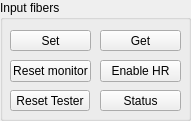
       <widget class="QGroupBox" name="groupBox_9">
        <property name="geometry">
         <rect>
          <x>850</x>
          <y>270</y>
          <width>191</width>
          <height>121</height>
         </rect>
        </property>
        <property name="title">
         <string>Input fibers</string>
        </property>
        <widget class="QPushButton" name="en_input_fibers">
         <property name="geometry">
          <rect>
           <x>10</x>
           <y>30</y>
           <width>81</width>
           <height>21</height>
          </rect>
         </property>
         <property name="text">
          <string>Set</string>
         </property>
        </widget>
        <widget class="QPushButton" name="dis_input_fibers">
         <property name="geometry">
          <rect>
           <x>100</x>
           <y>30</y>
           <width>81</width>
           <height>21</height>
          </rect>
         </property>
         <property name="text">
          <string>Get</string>
         </property>
        </widget>
        <widget class="QPushButton" name="in_fiber_status_pb">
         <property name="geometry">
          <rect>
           <x>100</x>
           <y>90</y>
           <width>81</width>
           <height>21</height>
          </rect>
         </property>
         <property name="text">
          <string>Status</string>
         </property>
        </widget>
        <widget class="QPushButton" name="rx_reset_monitor_pb">
         <property name="geometry">
          <rect>
           <x>10</x>
           <y>60</y>
           <width>81</width>
           <height>22</height>
          </rect>
         </property>
         <property name="text">
          <string>Reset monitor</string>
         </property>
        </widget>
        <widget class="QPushButton" name="mpc_links_enable_hr_pb">
         <property name="geometry">
          <rect>
           <x>100</x>
           <y>60</y>
           <width>81</width>
           <height>22</height>
          </rect>
         </property>
         <property name="text">
          <string>Enable HR</string>
         </property>
        </widget>
        <widget class="QPushButton" name="mpc_lnk_rst_tst_pb">
         <property name="geometry">
          <rect>
           <x>10</x>
           <y>90</y>
           <width>80</width>
           <height>21</height>
          </rect>
         </property>
         <property name="text">
          <string>Reset Tester</string>
         </property>
        </widget>
       </widget>
